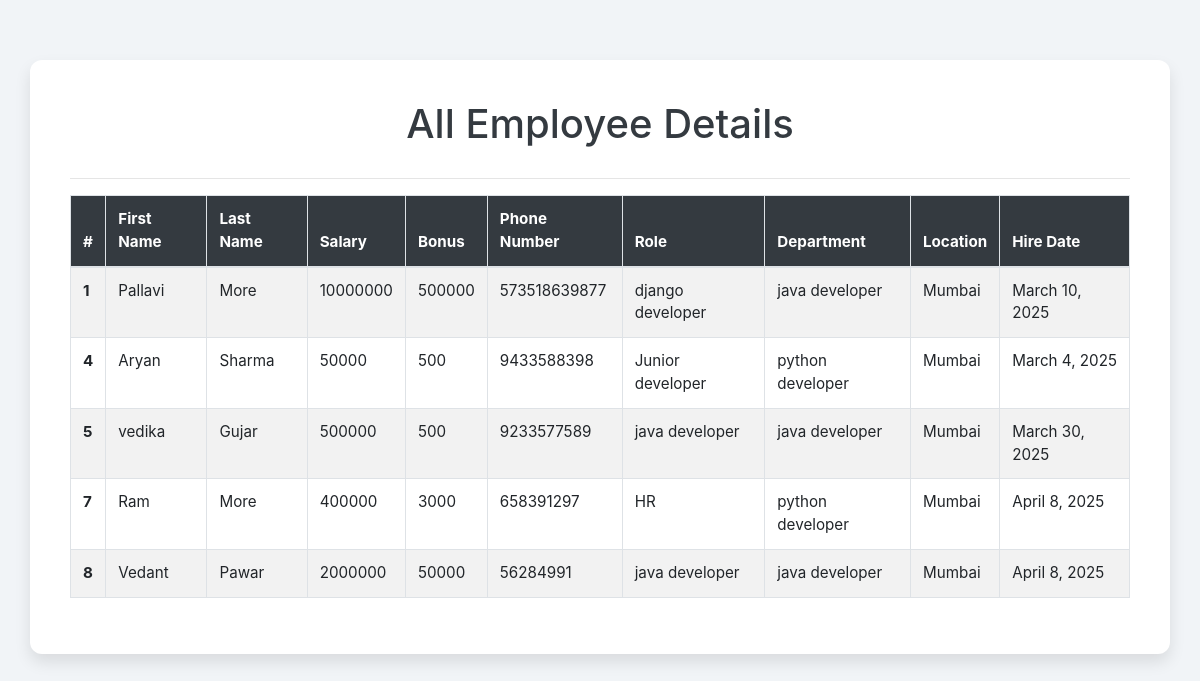
The page /all_emp on the database as committed earlier.
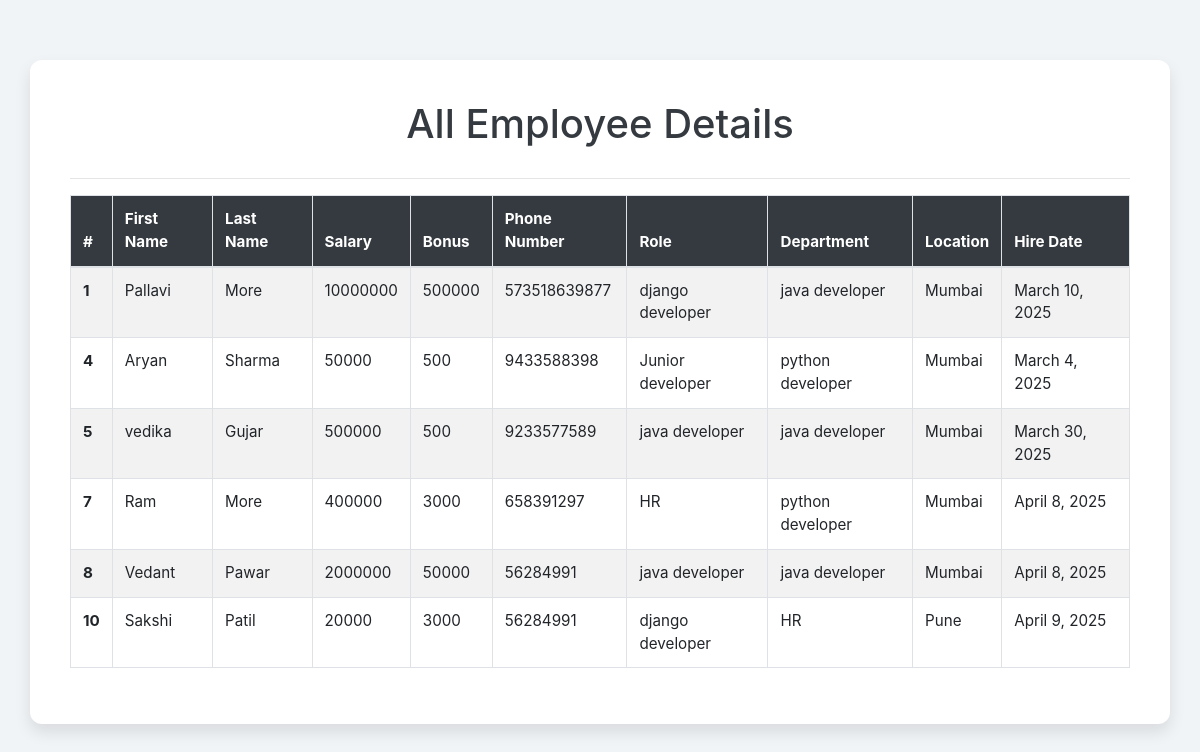
The same page on the database as committed later.
### emp_app/models.py (models this page shows, shortened)
class Employee(models.Model):
    first_name = models.CharField(max_length=100, null=False)
    last_name = models.CharField(max_length=100)
    dept = models.ForeignKey(Department, on_delete=models.CASCADE)
    salary = models.IntegerField(default=0)
    bonus = models.IntegerField(default=0)
    role = models.ForeignKey(Role, on_delete=models.CASCADE)
    phone = models.IntegerField(default=0)
    hire_date = models.DateField()
    def __str__(self):
        return "%s %s %s" %(self.first_name, self.last_name, self.phone,)

class Role(models.Model):
    name = models.CharField(max_length=100, null=False)

class Department(models.Model):
    name = models.CharField(max_length=100, null=False)
    location = models.CharField(max_length=100)

### emp_app/views.py (the view)
# urls.py: path('all_emp',views.all_emp, name = 'all_emp'),
def all_emp(request):
    emps = Employee.objects.all()
    context = {
        'emps' : emps
    }
    print(context)
    return render(request, 'view_all_emp.html', context)

### emp_app/templates/view_all_emp.html (shortened to what this page needs)
<!DOCTYPE html>
<html lang="en">
  <head>
    <link
      rel="stylesheet"
      href="https://cdn.jsdelivr.net/npm/bootstrap@4.3.1/dist/css/bootstrap.min.css"
    />
  </head>
  <body>
    <div class="container table-container">
      <h1>All Employee Details</h1>
      <hr />
      <div class="table-responsive">
        <table class="table table-bordered table-hover table-striped">
          <thead class="text-white">
            <tr>
              <th>#</th>
              <th>First Name</th>
              <th>Last Name</th>
              <th>Salary</th>
              <th>Bonus</th>
              <th>Phone Number</th>
              <th>Role</th>
              <th>Department</th>
              <th>Location</th>
              <th>Hire Date</th>
            </tr>
          </thead>
          <tbody>
            {% for emp in emps %}
              <tr>
                <th scope="row">{{ emp.id }}</th>
                <td>{{ emp.first_name }}</td>
                <td>{{ emp.last_name }}</td>
                <td>{{ emp.salary }}</td>
                <td>{{ emp.bonus }}</td>
                <td>{{ emp.phone }}</td>
                <td>{{ emp.role.name }}</td>
                <td>{{ emp.dept.name }}</td>
                <td>{{ emp.dept.location }}</td>
                <td>{{ emp.hire_date }}</td>
              </tr>
            {% endfor %}
          </tbody>
        </table>
      </div>
    </div>
  </body>
</html>

Rows that differ between the two databases and show on the page:
added Employee: id "10", first_name "Sakshi", last_name "Patil", salary "20000", bonus "3000", phone "56284991", role.name "django developer", dept.name "HR", dept.location "Pune", hire_date "April 9, 2025"
